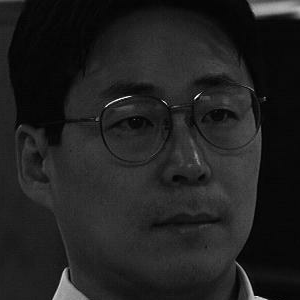
#> input picture face/Lab4/pie 10/pie 10/55_05_01.bmp, 300 x 300 px; its folder holds 4 pictures in this run
$ python main.py   (older library calls are emulated)
#> lines starting #> are read from the running program, lines starting #| are printed output that depends on the picture
import glob
import math
import numpy as np
from numpy import linalg
from scipy import ndimage
from scipy import misc
import matplotlib.pyplot as plt
from skimage import io
from skimage import exposure
import random

filepath = './Lab4/pie 10/pie 10/*.bmp'

K = 3
NofLabel = 15

data = []
label = []
for filename in glob.glob(filepath):
    image = misc.imread(filename, mode='L')
#> image: shape (300, 300); min 0, max 246, mean 32.9
    '''
    Resize
    '''
    image = misc.imresize(image, [50, 50])
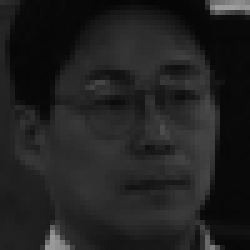
#> image: shape (50, 50) (shown 5 times larger); min 6, max 158, mean 32.9
    '''
    Histogram Equalization
    '''
    image = exposure.equalize_hist(image)
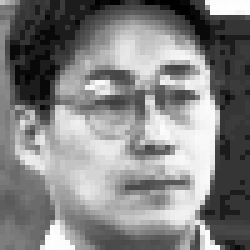
#> image: shape (50, 50) float64 (shown 5 times larger); min 0.0068, max 1, mean 0.515
    lbl = filename[len(filename)-12]+filename[len(filename)-11]
    lbl = int(lbl)-55
    vector = []
    for row in image:
        for dot in row:
           vector.append(1.0*dot/255)
#> this loop made 50 passes
#> after the loop, vector = 2500 values, max 0.00392 at index 96, min 2.67e-05 at index 19, mean 0.00202
    data.append(vector)
    label.append(lbl)
#> pass 2 of the loop `for filename in glob.glob(filepath):`:
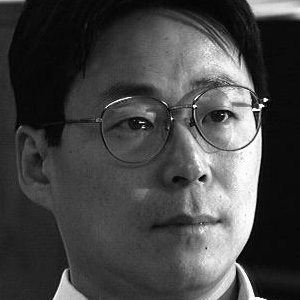
#> input picture face/Lab4/pie 10/pie 10/55_05_03.bmp, 300 x 300 px
#> `image = misc.imresize(image, [50, 50])`:
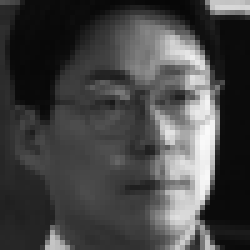
#> image: shape (50, 50) (shown 5 times larger); min 6, max 250, mean 69.4
#> `image = exposure.equalize_hist(image)`:
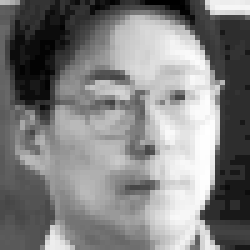
#> image: shape (50, 50) float64 (shown 5 times larger); min 0.0004, max 1, mean 0.508
#> the loop `for row in image:` made 50 passes
#> after the loop `for row in image:`: vector = 2500 values, max 0.00392 at index 1341, min 1.57e-06 at index 33, mean 0.00199
#> pass 3 of the loop `for filename in glob.glob(filepath):`:
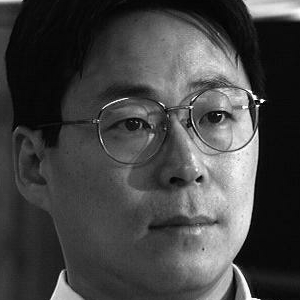
#> input picture face/Lab4/pie 10/pie 10/55_05_04.bmp, 300 x 300 px
#> `image = misc.imresize(image, [50, 50])`:
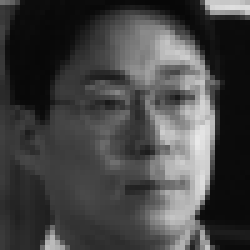
#> image: shape (50, 50) (shown 5 times larger); min 7, max 233, mean 68.3
#> `image = exposure.equalize_hist(image)`:
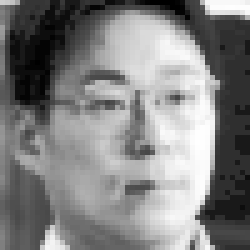
#> image: shape (50, 50) float64 (shown 5 times larger); min 0.0032, max 1, mean 0.509
#> after the loop `for row in image:`: vector = 2500 values, max 0.00392 at index 1439, min 1.25e-05 at index 30, mean 0.00199
#> the loop made 4 passes; the first 3 are shown


'''
PCA
'''

covar = np.cov(np.transpose(data))
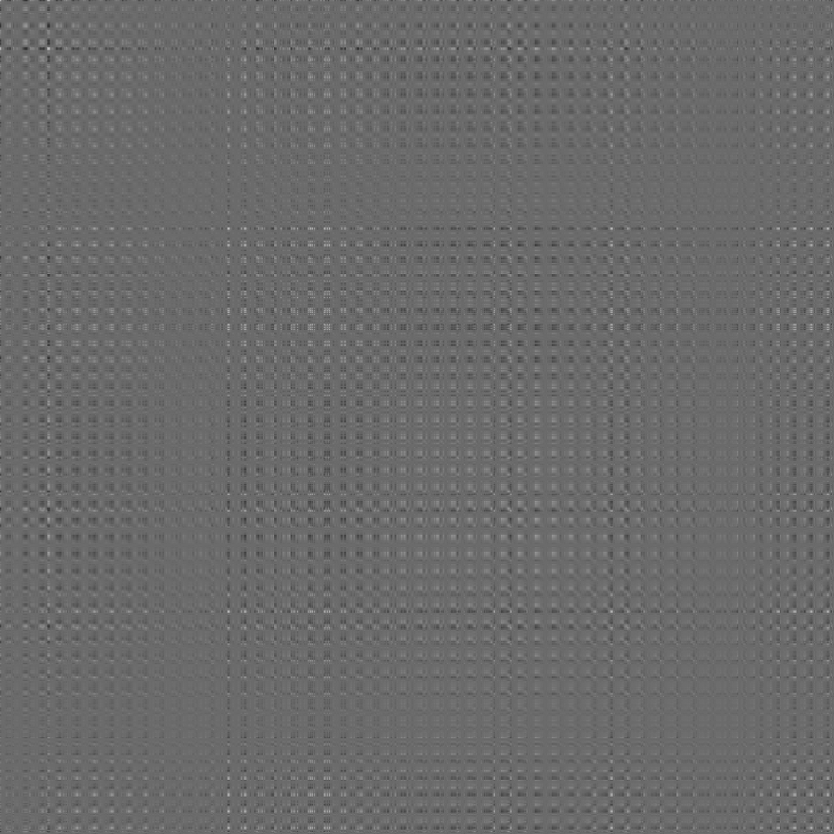
#> covar: shape (2500, 2500) float64 (shown at 1/3 size); min -1.04e-06, max 1.44e-06, mean 2.55e-10; drawn with min black and max white
[eigval, eigvec] = linalg.eig(covar)


idx = eigval.argsort()[::-1]
eigval = eigval[idx]
eigvec = eigvec[:,idx]

neweig = np.zeros([len(eigvec), 50], dtype=np.complex128)
for i in range(len(neweig)):
    for j in range(len(neweig[i])):
        neweig[i][j] = eigvec[i][j]

newData = np.dot(data, neweig)


'''
Test Train
'''

test = []
train = []
testLabel = []
trainLabel = []

for i in range(150):
    if random.random() < 0.3:
        test.append(newData[i])
        testLabel.append(label[i])
    else:
#> (the run stopped early here; a loop or call above may not have finished)
